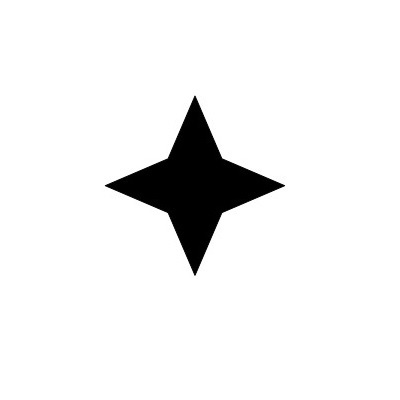
#> input picture images/4star.jpg, 400 x 400 px, given in place of the camera
$ jupyter execute 'Lesson 7.ipynb'   (text cells are left out)
#> lines starting #> are read from the running program, lines starting #| are printed output that depends on the picture; after the words box and inside, x2 and y2 are one past the last pixel; in counts of white or black regions, pixels touching at a corner belong together
[cell 1]
import cv2

flags=[i for i in dir(cv2) if i.startswith('COLOR_')]

print(flags)

[cell 2]
# HSV, Hue range is [0,179], Saturation range is [0,255] and Value range is [0,255].

[cell 3]
# HSV kullanarak nesne izleme

import cv2
import numpy as np

cap=cv2.VideoCapture(0)

while(1):

    #Her çerçeveyi al
    _, frame = cap.read()
#> frame is the input picture: shape (400, 400, 3); min 0, max 255, mean 239.2

    #BGR 'ı HSV'ye çevir

    hsv=cv2.cvtColor(frame, cv2.COLOR_BGR2HSV)
#> hsv: shape (400, 400, 3); mean H, S, V 0, 0, 239.2

    #HSV uzayında mavi renk aralığını tanımlama

    lower_blue=np.array([110,50,50])
    upper_blue=np.array([130,255,255])

    #HSV uzayında sadece mavi renkleri eşikle

    mask= cv2.inRange(hsv, lower_blue, upper_blue)
#> mask: shape (400, 400); every value is 0

    #Bitwise-AND maskeleme orjinal resim ile

    res=cv2.bitwise_and(frame, frame, mask=mask)
#> res: shape (400, 400, 3); every value is 0

    cv2.imshow('frame',frame)
    cv2.imshow('mask', mask)
    cv2.imshow('res', res)

    k=cv2.waitKey(5) & 0xFF
#> (key Esc is pressed here)

    if k==27:
        break

cv2.destroyAllWindows()

[cell 4]
# BGR'da bir rengin HSV'de karşılığını bulma

green=np.uint8([[[0, 255, 0]]])

hsv_green= cv2.cvtColor(green,cv2.COLOR_BGR2HSV)
print(hsv_green)

[cell 5]
#[H-10, 100,100] and [H+10, 255, 255]

[cell 6]
#Eşikleme
import cv2
import numpy as np
from matplotlib import pyplot as plt
img = cv2.imread('images/gradient.jpg',0)
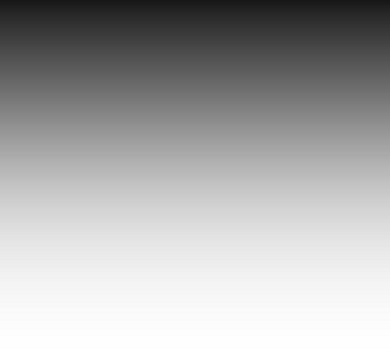
#> input picture images/gradient.jpg, 390 x 363 px
#> img is the input picture: shape (363, 390); min 23, max 255, mean 172.7
ret,thresh1 = cv2.threshold(img,127,255,cv2.THRESH_BINARY)
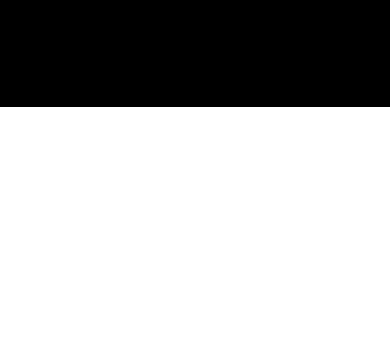
#> thresh1: shape (363, 390); 70.5% white; 1 black region, box (x1, y1, x2, y2) and area: (0, 0, 390, 107) 41730
#ikinci paramtre eşikleme yapılacak değer
#üçüncü parametre eşik değerinden büyük değerlere uygulanacak piksel değeri
ret,thresh2 = cv2.threshold(img,127,255,cv2.THRESH_BINARY_INV)
ret,thresh3 = cv2.threshold(img,127,255,cv2.THRESH_TRUNC)
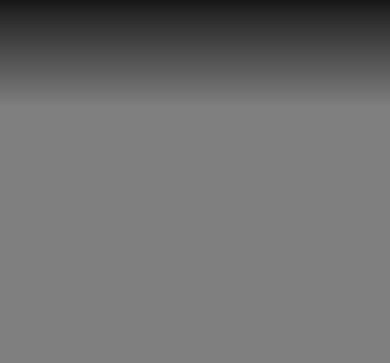
#> thresh3: shape (363, 390); min 23, max 127, mean 112.1
ret,thresh4 = cv2.threshold(img,127,255,cv2.THRESH_TOZERO)
ret,thresh5 = cv2.threshold(img,127,255,cv2.THRESH_TOZERO_INV)
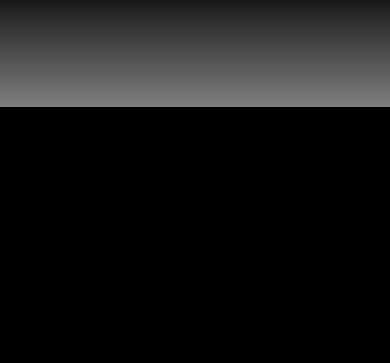
#> thresh5: shape (363, 390); min 0, max 127, mean 22.5
titles = ['Original Image','BINARY','BINARY_INV','TRUNC','TOZERO','TOZERO_INV']
images = [img, thresh1, thresh2, thresh3, thresh4, thresh5]
for i in range(6):
    plt.subplot(2,3,i+1),plt.imshow(images[i],'gray')
    plt.title(titles[i])
    plt.xticks([]),plt.yticks([])
plt.show()

[cell 7]
#Uyarlamalı Eşikleme

[cell 8]
import cv2
import numpy as np
from matplotlib import pyplot as plt
img = cv2.imread('images/soda.jpg',0)
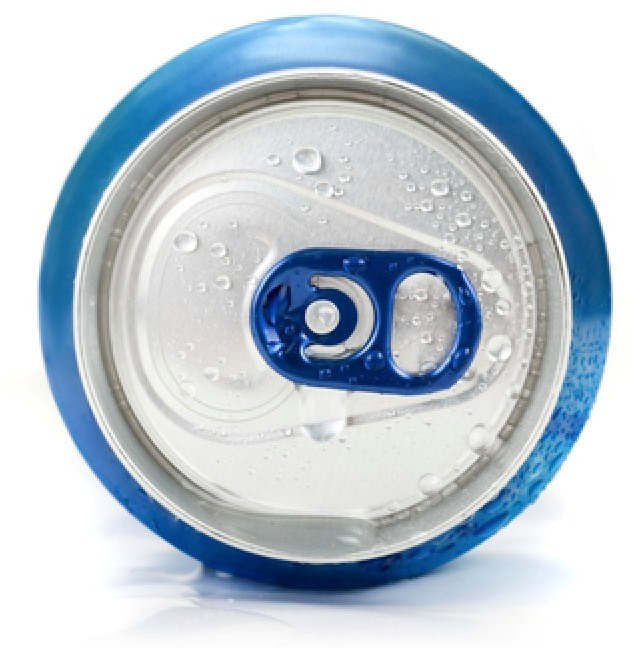
#> input picture images/soda.jpg, 633 x 649 px
#> img: shape (649, 633); min 0, max 255, mean 196.7
img = cv2.medianBlur(img,5)
ret,th1 = cv2.threshold(img,127,255,cv2.THRESH_BINARY)
#> th1: shape (649, 633); 82.8% white; 42 black regions (24 under 20 px), largest, box (x1, y1, x2, y2) and area: (41, 71, 544, 603) 29835, (251, 247, 482, 395) 19509, (384, 43, 611, 339) 15548
th2 = cv2.adaptiveThreshold(img,255,cv2.ADAPTIVE_THRESH_MEAN_C,\
cv2.THRESH_BINARY,11,2)
#> th2: shape (649, 633); 75.2% white; 931 black regions (713 under 20 px), largest, box (x1, y1, x2, y2) and area: (39, 15, 611, 593) 29253, (80, 77, 551, 557) 21308, (249, 247, 483, 395) 14135
th3 = cv2.adaptiveThreshold(img,255,cv2.ADAPTIVE_THRESH_GAUSSIAN_C,\
cv2.THRESH_BINARY,11,2)
#> th3: shape (649, 633); 81.1% white; 1634 black regions (1391 under 20 px), largest, box (x1, y1, x2, y2) and area: (249, 249, 481, 395) 11492, (39, 15, 611, 593) 10077, (97, 85, 550, 531) 9754

#11 block size komşuluk miktarı
#2 hesaplanan ortalamadan veya ağırlıklı ortalamadan çıkarılan bir sabittir.
titles = ['Original Image', 'Global Thresholding (v = 127)',
'Adaptive Mean Thresholding', 'Adaptive Gaussian Thresholding']
images = [img, th1, th2, th3]
for i in range(4):
    plt.subplot(2,2,i+1),plt.imshow(images[i],'gray')
    plt.title(titles[i])
    plt.xticks([]),plt.yticks([])
plt.show()

[cell 9]
import cv2
import numpy as np
from matplotlib import pyplot as plt
img = cv2.imread('images/noisy2.png',0)
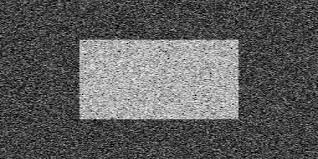
#> input picture images/noisy2.png, 318 x 159 px
#> img is the input picture: shape (159, 318); min 0, max 255, mean 92.6
# global thresholding
ret1,th1 = cv2.threshold(img,127,255,cv2.THRESH_BINARY)
#> th1: shape (159, 318); 24.5% white; 454 white regions (453 under 20 px), largest, box (x1, y1, x2, y2) and area: (78, 39, 240, 121) 11792
# Otsu's thresholding
ret2,th2 = cv2.threshold(img,0,255,cv2.THRESH_BINARY+cv2.THRESH_OTSU)
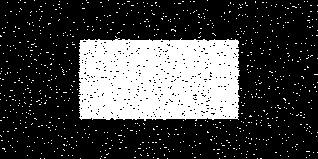
#> th2: shape (159, 318); 26.3% white; 838 white regions (837 under 20 px), largest, box (x1, y1, x2, y2) and area: (78, 38, 240, 121) 12112
#> ret2 = 118
# Otsu's thresholding after Gaussian filtering
blur = cv2.GaussianBlur(img,(5,5),0)
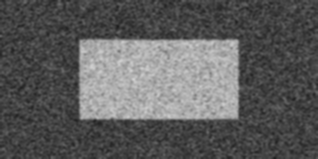
#> blur: shape (159, 318); min 31, max 209, mean 92.6
ret3,th3 = cv2.threshold(blur,0,255,cv2.THRESH_BINARY+cv2.THRESH_OTSU)
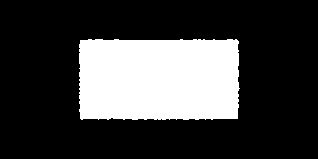
#> th3: shape (159, 318); 25% white; 1 white region, box (x1, y1, x2, y2) and area: (79, 39, 240, 120) 12648
#> ret3 = 118
# plot all the images and their histograms
images = [img, 0, th1,
          img, 0, th2,
          blur, 0, th3]
titles = ['Original Noisy Image','Histogram','Global Thresholding (v=127)',
'Original Noisy Image','Histogram',"Otsu's Thresholding",
'Gaussian filtered Image','Histogram',"Otsu's Thresholding"]
for i in range(3):
    plt.subplot(3,3,i*3+1),plt.imshow(images[i*3],'gray')
    plt.title(titles[i*3]), plt.xticks([]), plt.yticks([])
    plt.subplot(3,3,i*3+2),plt.hist(images[i*3].ravel(),256)
    plt.title(titles[i*3+1]), plt.xticks([]), plt.yticks([])
    plt.subplot(3,3,i*3+3),plt.imshow(images[i*3+2],'gray')
    plt.title(titles[i*3+2]), plt.xticks([]), plt.yticks([])
plt.show()
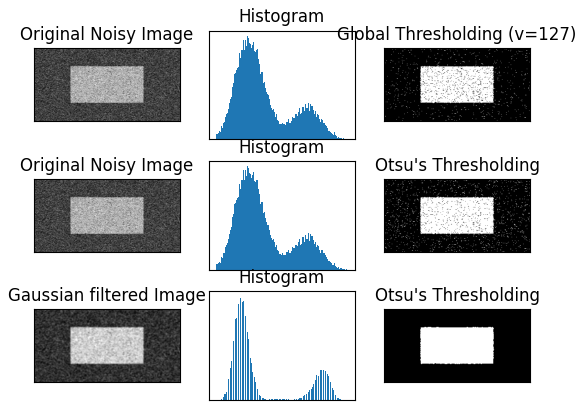
#> figure drawn by matplotlib, 9 panels

[cell 10]
img = cv2.imread('images/noisy2.png',0)
blur = cv2.GaussianBlur(img,(5,5),0)
# find normalized_histogram, and its cumulative distribution function

hist = cv2.calcHist([blur],[0],None,[256],[0,256])
#> hist = 256 values, max 1563 at index 66, min 0 at index 0, mean 197.5
hist_norm = hist.ravel()/hist.max()
#> hist_norm = 256 values, max 1 at index 66, min 0 at index 0, mean 0.126
Q = hist_norm.cumsum()
#> Q = 256 values from 0 to 32.35
bins = np.arange(256)
fn_min = np.inf
thresh = -1
for i in range(1,256):
    p1,p2 = np.hsplit(hist_norm,[i]) # probabilities
    q1,q2 = Q[i],Q[255]-Q[i] # cum sum of classes
    b1,b2 = np.hsplit(bins,[i]) # weights
# finding means and variances
    m1,m2 = np.sum(p1*b1)/q1, np.sum(p2*b2)/q2
    v1,v2 = np.sum(((b1-m1)**2)*p1)/q1,np.sum(((b2-m2)**2)*p2)/q2
# calculates the minimization function
    fn = v1*q1 + v2*q2
    if fn < fn_min:
        fn_min = fn
        thresh = i
#> this loop made 255 passes
#> (q1, q2, m1, m2, v1, v2, fn, fn_min) on passes 31, 32, 33, 35, 36, 37, 38, 39, 40, 41, 42: (0.00064, 32.35, 0, 92.58, 0, 2211.6, 71540.8, 71540.8), (0.00128, 32.35, 15.5, 92.58, 120.1, 2211.5, 71538.6, 71538.6), (0.00128, 32.35, 31.5, 92.58, 0.25, 2211.4, 71536.1, 71536.1), (0.00576, 32.34, 10.78, 92.59, 155.4, 2211.7, 71534.8, 71534.8), (0.00832, 32.34, 23.62, 92.6, 77.72, 2211.5, 71521.8, 71521.8), (0.016, 32.33, 18.04, 92.62, 145.3, 2211.7, 71515.3, 71515.3), (0.0224, 32.33, 25.57, 92.63, 76.5, 2211.4, 71490.9, 71490.9), (0.0333, 32.32, 24.52, 92.65, 97.32, 2211.6, 71473.4, 71473.4), (0.0569, 32.29, 21.78, 92.7, 142.2, 2212.3, 71447.1, 71447.1), (0.0787, 32.27, 27.79, 92.74, 84.26, 2211.7, 71380, 71380), (0.111, 32.24, 27.82, 92.8, 93.78, 2212.1, 71325.8, 71325.8)
#> (p1, q1, q2, m1, m2, v1, v2, fn) on passes 1 to 6: ([0], 0, 32.35, nan, 92.58, nan, 2211.5, nan), ([0, 0], 0, 32.35, nan, 92.58, nan, 2211.5, nan), ([0, 0, 0], 0, 32.35, nan, 92.58, nan, 2211.5, nan), ([0, 0, 0, 0], 0, 32.35, nan, 92.58, nan, 2211.5, nan), ([0, 0, 0, 0, 0], 0, 32.35, nan, 92.58, nan, 2211.5, nan), ([0, 0, 0, 0, 0, 0], 0, 32.35, nan, 92.58, nan, 2211.5, nan)
# find otsu's threshold value with OpenCV function
ret, otsu = cv2.threshold(blur,0,255,cv2.THRESH_BINARY+cv2.THRESH_OTSU)
print (thresh,ret)
